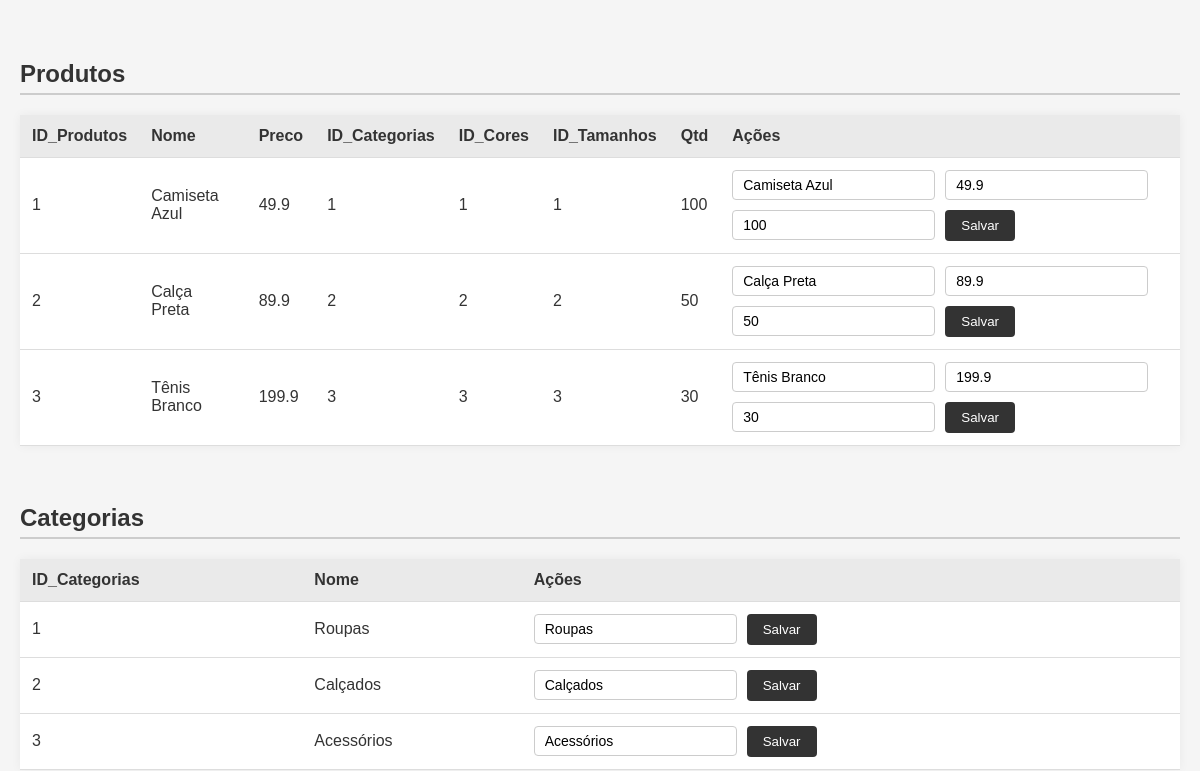
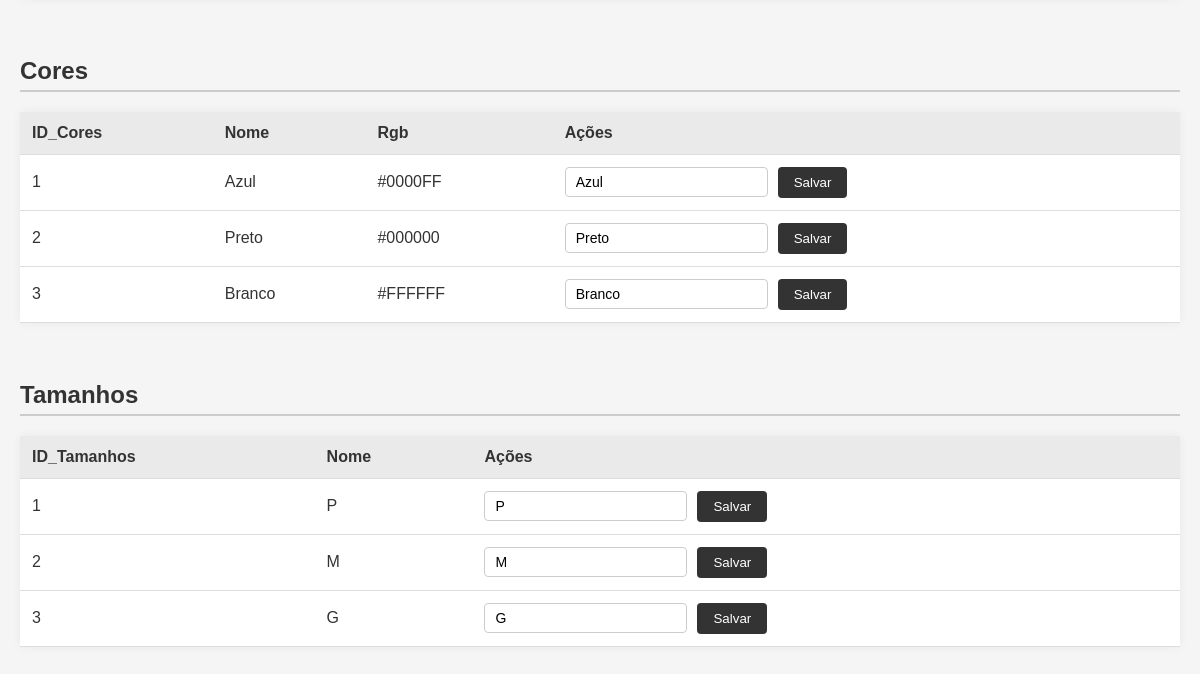
/public/estoque/editarProduto.php, run on an earlier commit of the app's database (2 pictures, top to bottom).
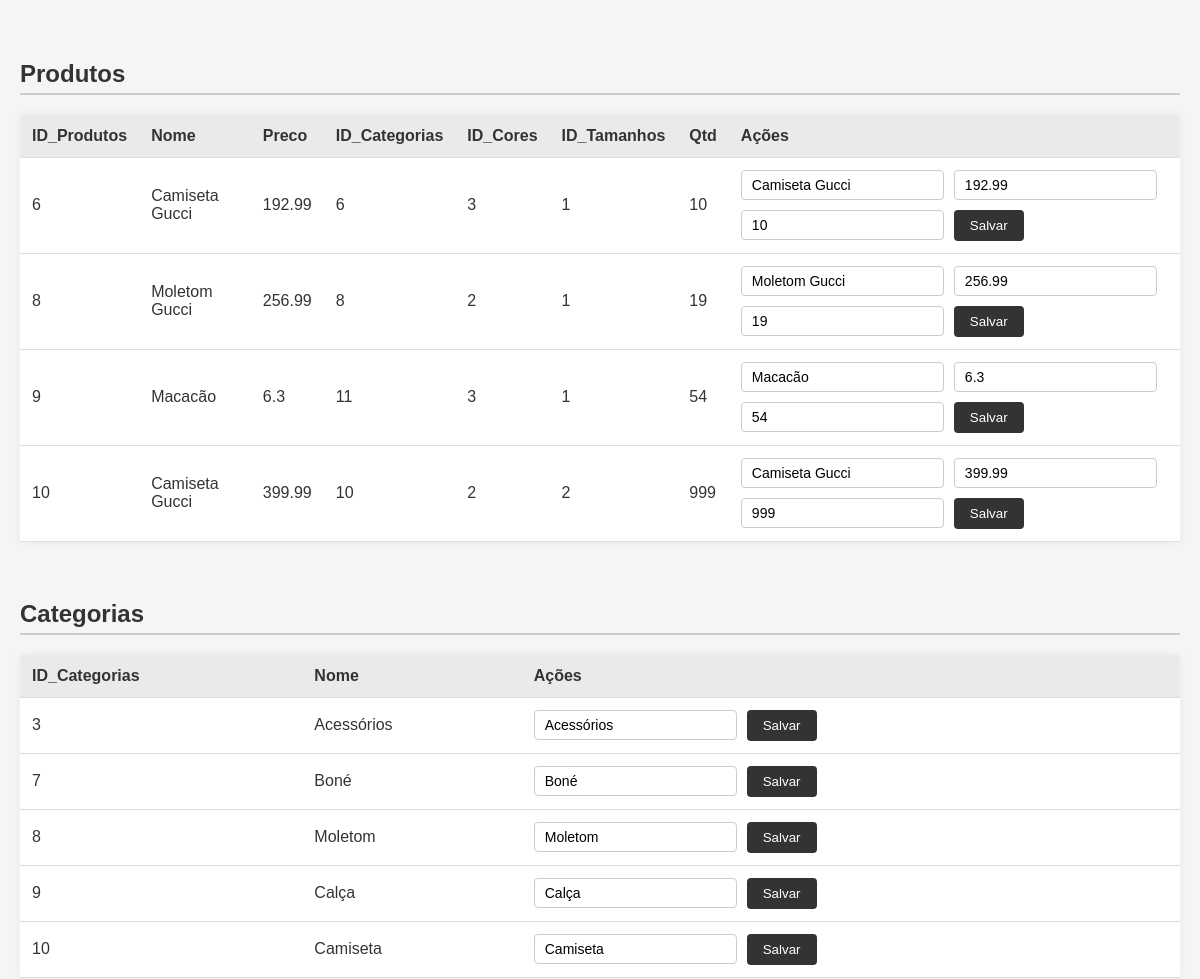
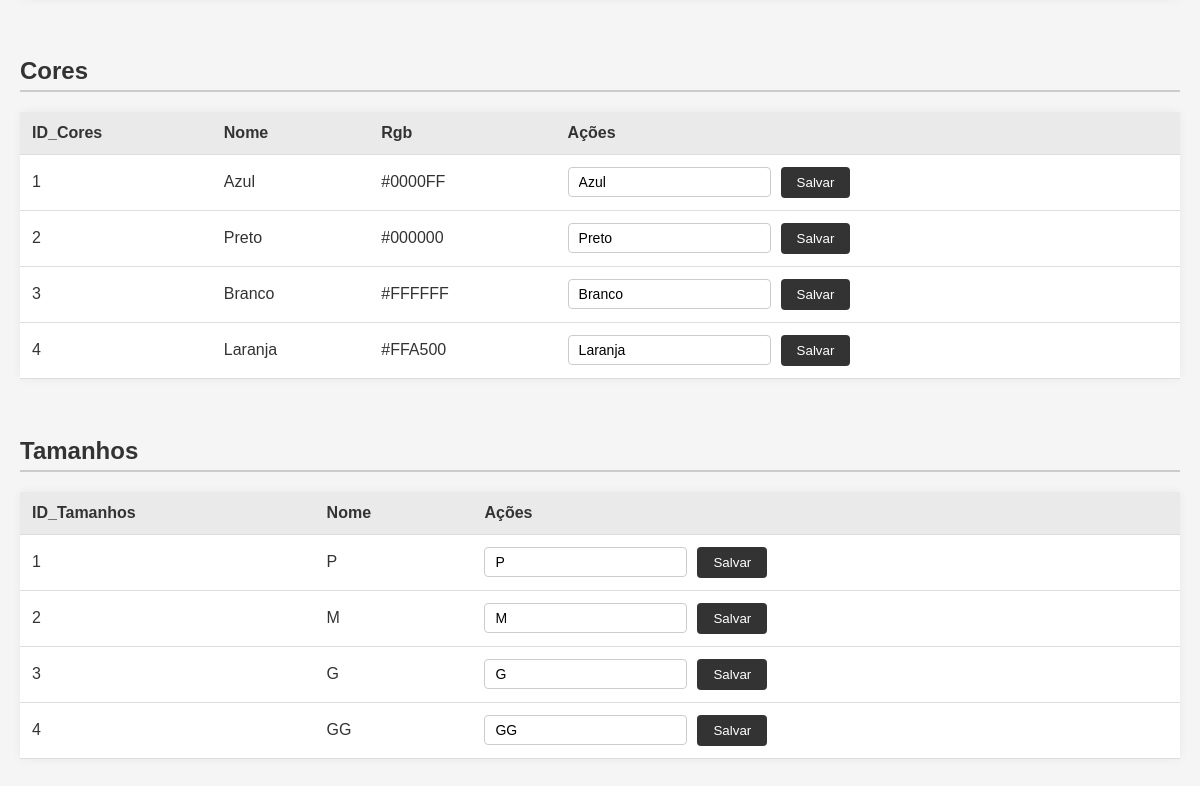
And on a later commit of the database (2 pictures, top to bottom).
### tables this page shows
CREATE TABLE "Produtos" (
   ID_Produtos integer primary key,
   Nome varchar (100) not null,
   Preco real not null,
   ID_Categorias integer not null,
   ID_Cores integer not null,
   ID_Tamanhos integer not null,
   Qtd integer not null default 0
);

CREATE TABLE Categorias (
   ID_Categorias integer primary key,
   Nome text not null unique
);

CREATE TABLE Cores (
   ID_Cores integer primary key,
   Nome text not null unique,
   Rgb text
);

CREATE TABLE Tamanhos (
   ID_Tamanhos integer primary key,
   Nome text not null unique
);

### public/estoque/editarProduto.php (the view, shortened to what this page needs)
<?php
require_once '../conexao/conexao.php';
?>
<!DOCTYPE html>
<html lang="pt-BR">
<head>
</head>
<body>
  <div class="container">
    <?php
    $tabelas = ['Produtos', 'Categorias', 'Cores', 'Tamanhos'];
    foreach ($tabelas as $tabela) {
        echo "<h2>$tabela</h2>";
        $stmt = $conexao->query("SELECT * FROM $tabela");
        $registros = $stmt->fetchAll(PDO::FETCH_ASSOC);
        if ($registros) {
            echo "<table>";
            echo "<tr>";
            foreach (array_keys($registros[0]) as $coluna) {
                echo "<th>$coluna</th>";
            }
            echo "<th>Ações</th></tr>";
            foreach ($registros as $registro) {
                echo "<tr>";
                foreach ($registro as $valor) {
                    echo "<td>" . htmlspecialchars($valor) . "</td>";
                }
                echo "<td><form method='POST'>";
                if ($tabela === 'Produtos') {
                    echo "<input type='text' name='nome' value='" . htmlspecialchars($registro['Nome']) . "' required>";
                    echo "<input type='number' step='0.01' name='preco' value='" . $registro['Preco'] . "' required>";
                    echo "<input type='number' name='qtd' value='" . $registro['Qtd'] . "' required>";
                } elseif (in_array($tabela, ['Categorias', 'Cores', 'Tamanhos'])) {
                    echo "<input type='text' name='nome' value='" . htmlspecialchars($registro['Nome']) . "' required>";
                }
                echo "<button type='submit' name='editar'>Salvar</button>";
                echo "</form></td>";
                echo "</tr>";
            }
            echo "</table><br>";
        } else {
            echo "<p>Nenhum registro encontrado para $tabela.</p>";
        }
    }
    ?>
  </div>
</body>
</html>

What changed in the data, as far as the page shows it:
removed produtos: valor "1", Nome "Camiseta Azul", Preco "49.9", Qtd "100", nome "Camiseta Azul", preco "49.9", qtd "100"
removed produtos: valor "2", Nome "Calça Preta", Preco "89.9", Qtd "50", nome "Calça Preta", preco "89.9", qtd "50"
removed produtos: valor "3", Nome "Tênis Branco", Preco "199.9", Qtd "30", nome "Tênis Branco", preco "199.9", qtd "30"
removed categorias: ID_Categorias "1", Nome "Roupas", nome "Roupas"
removed categorias: ID_Categorias "2", Nome "Calçados", nome "Calçados"
added produtos: valor "6", Nome "Camiseta Gucci", Preco "192.99", ID_Cores "3", ID_Tamanhos "1", Qtd "10", nome "Camiseta Gucci", preco "192.99", qtd "10"
added produtos: valor "8", Nome "Moletom Gucci", Preco "256.99", ID_Cores "2", ID_Tamanhos "1", Qtd "19", nome "Moletom Gucci", preco "256.99", qtd "19"
added produtos: ID_Produtos "9", Nome "Macacão", Preco "6.3", ID_Categorias "11", ID_Cores "3", ID_Tamanhos "1", Qtd "54", nome "Macacão", preco "6.3", qtd "54"
added produtos: valor "10", Nome "Camiseta Gucci", Preco "399.99", valor "2", Qtd "999", nome "Camiseta Gucci", preco "399.99", qtd "999"
added categorias: ID_Categorias "7", Nome "Boné", nome "Boné"
added categorias: ID_Categorias "8", Nome "Moletom", nome "Moletom"
added categorias: ID_Categorias "9", Nome "Calça", nome "Calça"
added categorias: ID_Categorias "10", Nome "Camiseta", nome "Camiseta"
added cores: ID_Cores "4", Nome "Laranja", Rgb "#FFA500", nome "Laranja"
added tamanhos: ID_Tamanhos "4", Nome "GG", nome "GG"
